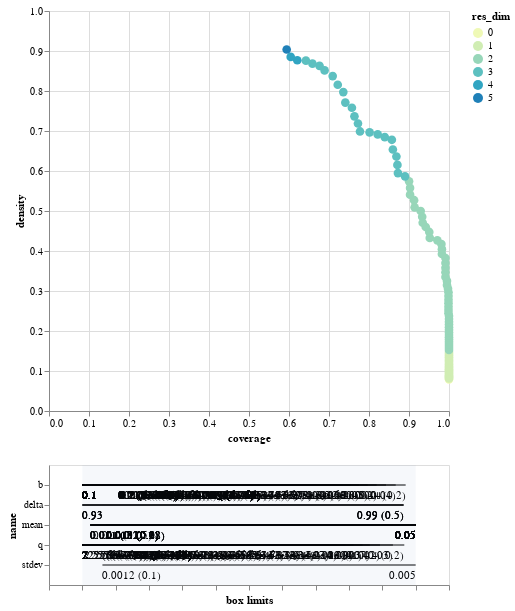

Notebook cell for this chart:
### Code cell
box1.inspect_tradeoff()

### Figure 1 — Vega-Lite specification as saved in the notebook (floating-point values rounded to 4 significant figures; data arrays with more than 128 entries replaced by an {"elided": "..."} marker saying what was removed)
{"config": {"view": {"continuousWidth": 400, "continuousHeight": 300}}, "vconcat": [{"data": {"name": "data-bd0bb2d31c9dbcceebdf0fc76b6d5cc0"}, "mark": {"type": "circle", "size": 75}, "encoding": {"color": {"type": "ordinal", "field": "res_dim", "scale": {"range": ["#eff9b6", "#d0edb3", "#97d6b9", "#5dc0c0", "#31a5c2", "#1f80b8", "#2354a3", "#21318d"]}}, "opacity": {"condition": {"value": 1, "selection": "selector001"}, "value": 0.4}, "tooltip": [{"type": "ordinal", "field": "id"}, {"type": "quantitative", "field": "coverage", "format": ".2"}, {"type": "quantitative", "field": "density", "format": ".2"}, {"type": "ordinal", "field": "res_dim"}], "x": {"type": "quantitative", "field": "coverage"}, "y": {"type": "quantitative", "field": "density"}}, "height": 400, "selection": {"selector001": {"type": "single", "fields": ["id"]}}, "width": 400}, {"layer": [{"data": {"name": "data-46dc3bbfef12c95cc6549952fa2d8728"}, "mark": "rule", "encoding": {"x": {"type": "quantitative", "axis": {"grid": false, "labels": false, "title": "box limits"}, "field": "x_lower", "scale": {"domain": [0, 1], "padding": 0.1}}, "x2": {"field": "x_upper"}, "y": {"type": "nominal", "field": "name", "scale": {"padding": 1.0}}}, "transform": [{"calculate": "(datum.x1-datum.minimum)/(datum.maximum-datum.minimum)", "as": "x_lower"}, {"calculate": "(datum.x2-datum.minimum)/(datum.maximum-datum.minimum)", "as": "x_upper"}, {"filter": {"selection": "selector001"}}], "width": 400}, {"data": {"name": "data-46dc3bbfef12c95cc6549952fa2d8728"}, "mark": {"type": "text", "align": "left", "baseline": "top", "dy": 5}, "encoding": {"text": {"type": "ordinal", "field": "text"}, "x": {"type": "quantitative", "axis": {"grid": false, "labels": false, "title": "box limits"}, "field": "x_lower", "scale": {"domain": [0, 1], "padding": 0.1}}, "x2": {"field": "x_upper"}, "y": {"type": "nominal", "field": "name", "scale": {"padding": 1.0}}}, "transform": [{"calculate": "(datum.x1-datum.minimum)/(datum.maximum-datum.minimum)", "as": "x_lower"}, {"calculate": "(datum.x2-datum.minimum)/(datum.maximum-datum.minimum)", "as": "x_upper"}, {"filter": {"selection": "selector001"}}, {"calculate": "datum.qp_lower>0?format(datum.x1, \".2\")+\" (\"+format(datum.qp_lower, \".1~g\")+\")\" :format(datum.x1, \".2\")", "as": "text"}], "width": 400}, {"data": {"name": "data-46dc3bbfef12c95cc6549952fa2d8728"}, "mark": {"type": "text", "align": "right", "baseline": "top", "dy": 5}, "encoding": {"text": {"type": "ordinal", "field": "text"}, "x": {"type": "quantitative", "field": "x_upper"}, "x2": {"field": "x_upper"}, "y": {"type": "nominal", "field": "name", "scale": {"padding": 1.0}}}, "transform": [{"calculate": "(datum.x1-datum.minimum)/(datum.maximum-datum.minimum)", "as": "x_lower"}, {"calculate": "(datum.x2-datum.minimum)/(datum.maximum-datum.minimum)", "as": "x_upper"}, {"filter": {"selection": "selector001"}}, {"calculate": "datum.qp_upper>0?format(datum.x2, \".2\")+\" (\"+format(datum.qp_upper, \".1\")+\")\" :format(datum.x2, \".2\")", "as": "text"}], "width": 400}, {"data": {"name": "data-bb8d07f6df3d47a6a475317795287b23"}, "mark": {"type": "rect", "opacity": 0.05}, "encoding": {"x": {"type": "quantitative", "field": "start"}, "x2": {"field": "end"}}}, {"data": {"name": "data-d751713988987e9331980363e24189ce"}, "mark": "point", "encoding": {"x": {"type": "quantitative", "field": "x"}, "y": {"type": "nominal", "field": "name"}}, "transform": [{"filter": {"selection": "selector001"}}], "width": 400}, {"data": {"name": "data-d751713988987e9331980363e24189ce"}, "mark": {"type": "text", "align": "center", "baseline": "top", "dy": 5}, "encoding": {"text": {"type": "nominal", "field": "item"}, "x": {"type": "quantitative", "field": "x"}, "y": {"type": "nominal", "field": "name"}}, "transform": [{"filter": {"selection": "selector001"}}], "width": 400}]}], "$schema": "https://vega.github.io/schema/vega-lite/v4.8.1.json", "datasets": {"data-bd0bb2d31c9dbcceebdf0fc76b6d5cc0": [{"coverage": 1.0, "density": 0.0791, "id": 0, "mass": 1.0, "mean": 0.0791, "res_dim": 0}, {"coverage": 1.0, "density": 0.08155, "id": 1, "mass": 0.97, "mean": 0.08155, "res_dim": 1}, {"coverage": 1.0, "density": 0.08415, "id": 2, "mass": 0.94, "mean": 0.08415, "res_dim": 1}, {"coverage": 1.0, "density": 0.08683, "id": 3, "mass": 0.911, "mean": 0.08683, "res_dim": 1}, {"coverage": 1.0, "density": 0.08958, "id": 4, "mass": 0.883, "mean": 0.08958, "res_dim": 1}, {"coverage": 1.0, "density": 0.09241, "id": 5, "mass": 0.856, "mean": 0.09241, "res_dim": 1}, {"coverage": 1.0, "density": 0.0953, "id": 6, "mass": 0.83, "mean": 0.0953, "res_dim": 1}, {"coverage": 1.0, "density": 0.09826, "id": 7, "mass": 0.805, "mean": 0.09826, "res_dim": 1}, {"coverage": 1.0, "density": 0.1014, "id": 8, "mass": 0.78, "mean": 0.1014, "res_dim": 1}, {"coverage": 1.0, "density": 0.1046, "id": 9, "mass": 0.756, "mean": 0.1046, "res_dim": 1}, {"coverage": 1.0, "density": 0.1079, "id": 10, "mass": 0.733, "mean": 0.1079, "res_dim": 1}, {"coverage": 1.0, "density": 0.1113, "id": 11, "mass": 0.711, "mean": 0.1113, "res_dim": 1}, {"coverage": 1.0, "density": 0.1148, "id": 12, "mass": 0.689, "mean": 0.1148, "res_dim": 1}, {"coverage": 1.0, "density": 0.1184, "id": 13, "mass": 0.668, "mean": 0.1184, "res_dim": 1}, {"coverage": 1.0, "density": 0.1223, "id": 14, "mass": 0.647, "mean": 0.1223, "res_dim": 1}, {"coverage": 1.0, "density": 0.1262, "id": 15, "mass": 0.627, "mean": 0.1262, "res_dim": 1}, {"coverage": 1.0, "density": 0.1301, "id": 16, "mass": 0.608, "mean": 0.1301, "res_dim": 1}, {"coverage": 1.0, "density": 0.1343, "id": 17, "mass": 0.589, "mean": 0.1343, "res_dim": 1}, {"coverage": 1.0, "density": 0.1385, "id": 18, "mass": 0.571, "mean": 0.1385, "res_dim": 1}, {"coverage": 1.0, "density": 0.143, "id": 19, "mass": 0.553, "mean": 0.143, "res_dim": 1}, {"coverage": 1.0, "density": 0.1476, "id": 20, "mass": 0.536, "mean": 0.1476, "res_dim": 1}, {"coverage": 1.0, "density": 0.1524, "id": 21, "mass": 0.519, "mean": 0.1524, "res_dim": 2}, {"coverage": 1.0, "density": 0.1573, "id": 22, "mass": 0.503, "mean": 0.1573, "res_dim": 2}, {"coverage": 1.0, "density": 0.1624, "id": 23, "mass": 0.487, "mean": 0.1624, "res_dim": 2}, {"coverage": 1.0, "density": 0.1676, "id": 24, "mass": 0.472, "mean": 0.1676, "res_dim": 2}, {"coverage": 1.0, "density": 0.1731, "id": 25, "mass": 0.457, "mean": 0.1731, "res_dim": 2}, {"coverage": 1.0, "density": 0.1786, "id": 26, "mass": 0.443, "mean": 0.1786, "res_dim": 2}, {"coverage": 1.0, "density": 0.1844, "id": 27, "mass": 0.429, "mean": 0.1844, "res_dim": 2}, {"coverage": 1.0, "density": 0.1901, "id": 28, "mass": 0.416, "mean": 0.1901, "res_dim": 2}, {"coverage": 1.0, "density": 0.1963, "id": 29, "mass": 0.403, "mean": 0.1963, "res_dim": 2}, {"coverage": 1.0, "density": 0.2028, "id": 30, "mass": 0.39, "mean": 0.2028, "res_dim": 2}, {"coverage": 1.0, "density": 0.2093, "id": 31, "mass": 0.378, "mean": 0.2093, "res_dim": 2}, {"coverage": 1.0, "density": 0.2161, "id": 32, "mass": 0.366, "mean": 0.2161, "res_dim": 2}, {"coverage": 1.0, "density": 0.2228, "id": 33, "mass": 0.355, "mean": 0.2228, "res_dim": 2}, {"coverage": 1.0, "density": 0.2299, "id": 34, "mass": 0.344, "mean": 0.2299, "res_dim": 2}, {"coverage": 1.0, "density": 0.2375, "id": 35, "mass": 0.333, "mean": 0.2375, "res_dim": 2}, {"coverage": 0.9987, "density": 0.2446, "id": 36, "mass": 0.323, "mean": 0.2446, "res_dim": 2}, {"coverage": 0.9987, "density": 0.2524, "id": 37, "mass": 0.313, "mean": 0.2524, "res_dim": 2}, {"coverage": 0.9987, "density": 0.2607, "id": 38, "mass": 0.303, "mean": 0.2607, "res_dim": 2}, {"coverage": 0.9987, "density": 0.2696, "id": 39, "mass": 0.293, "mean": 0.2696, "res_dim": 2}, {"coverage": 0.9987, "density": 0.2782, "id": 40, "mass": 0.284, "mean": 0.2782, "res_dim": 2}, {"coverage": 0.9987, "density": 0.2873, "id": 41, "mass": 0.275, "mean": 0.2873, "res_dim": 2}, {"coverage": 0.9987, "density": 0.297, "id": 42, "mass": 0.266, "mean": 0.297, "res_dim": 2}, {"coverage": 0.9975, "density": 0.3058, "id": 43, "mass": 0.258, "mean": 0.3058, "res_dim": 2}, {"coverage": 0.9949, "density": 0.3148, "id": 44, "mass": 0.25, "mean": 0.3148, "res_dim": 2}, {"coverage": 0.9949, "density": 0.3252, "id": 45, "mass": 0.242, "mean": 0.3252, "res_dim": 2}, {"coverage": 0.9912, "density": 0.335, "id": 46, "mass": 0.234, "mean": 0.335, "res_dim": 2}, {"coverage": 0.9912, "density": 0.3469, "id": 47, "mass": 0.226, "mean": 0.3469, "res_dim": 2}, {"coverage": 0.9912, "density": 0.358, "id": 48, "mass": 0.219, "mean": 0.358, "res_dim": 2}, {"coverage": 0.9912, "density": 0.3698, "id": 49, "mass": 0.212, "mean": 0.3698, "res_dim": 2}, {"coverage": 0.9912, "density": 0.3824, "id": 50, "mass": 0.205, "mean": 0.3824, "res_dim": 2}, {"coverage": 0.9823, "density": 0.3924, "id": 51, "mass": 0.198, "mean": 0.3924, "res_dim": 2}, {"coverage": 0.9823, "density": 0.4047, "id": 52, "mass": 0.192, "mean": 0.4047, "res_dim": 2}, {"coverage": 0.981, "density": 0.4172, "id": 53, "mass": 0.186, "mean": 0.4172, "res_dim": 2}, {"coverage": 0.9709, "density": 0.4267, "id": 54, "mass": 0.18, "mean": 0.4267, "res_dim": 2}, {"coverage": 0.952, "density": 0.4328, "id": 55, "mass": 0.174, "mean": 0.4328, "res_dim": 2}, {"coverage": 0.9507, "density": 0.4476, "id": 56, "mass": 0.168, "mean": 0.4476, "res_dim": 2}, {"coverage": 0.9418, "density": 0.4599, "id": 57, "mass": 0.162, "mean": 0.4599, "res_dim": 2}, {"coverage": 0.9343, "density": 0.4707, "id": 58, "mass": 0.157, "mean": 0.4707, "res_dim": 2}, {"coverage": 0.933, "density": 0.4855, "id": 59, "mass": 0.152, "mean": 0.4855, "res_dim": 2}, {"coverage": 0.9292, "density": 0.5, "id": 60, "mass": 0.147, "mean": 0.5, "res_dim": 2}, {"coverage": 0.914, "density": 0.5092, "id": 61, "mass": 0.142, "mean": 0.5092, "res_dim": 2}, {"coverage": 0.9128, "density": 0.527, "id": 62, "mass": 0.137, "mean": 0.527, "res_dim": 2}, {"coverage": 0.9027, "density": 0.5409, "id": 63, "mass": 0.132, "mean": 0.5409, "res_dim": 2}, {"coverage": 0.9027, "density": 0.5578, "id": 64, "mass": 0.128, "mean": 0.5578, "res_dim": 2}, {"coverage": 0.9001, "density": 0.5742, "id": 65, "mass": 0.124, "mean": 0.5742, "res_dim": 2}, {"coverage": 0.89, "density": 0.5867, "id": 66, "mass": 0.12, "mean": 0.5867, "res_dim": 3}, {"coverage": 0.8723, "density": 0.5948, "id": 67, "mass": 0.116, "mean": 0.5948, "res_dim": 3}, {"coverage": 0.871, "density": 0.6152, "id": 68, "mass": 0.112, "mean": 0.6152, "res_dim": 3}, {"coverage": 0.8685, "density": 0.6361, "id": 69, "mass": 0.108, "mean": 0.6361, "res_dim": 3}, {"coverage": 0.8597, "density": 0.6538, "id": 70, "mass": 0.104, "mean": 0.6538, "res_dim": 3}, {"coverage": 0.8571, "density": 0.678, "id": 71, "mass": 0.1, "mean": 0.678, "res_dim": 3}, {"coverage": 0.8394, "density": 0.6845, "id": 72, "mass": 0.097, "mean": 0.6845, "res_dim": 3}, {"coverage": 0.8217, "density": 0.6915, "id": 73, "mass": 0.094, "mean": 0.6915, "res_dim": 3}, {"coverage": 0.8015, "density": 0.6967, "id": 74, "mass": 0.091, "mean": 0.6967, "res_dim": 3}, {"coverage": 0.7775, "density": 0.6989, "id": 75, "mass": 0.088, "mean": 0.6989, "res_dim": 3}, {"coverage": 0.7724, "density": 0.7188, "id": 76, "mass": 0.085, "mean": 0.7188, "res_dim": 3}, {"coverage": 0.7636, "density": 0.7366, "id": 77, "mass": 0.082, "mean": 0.7366, "res_dim": 3}, {"coverage": 0.7573, "density": 0.7582, "id": 78, "mass": 0.079, "mean": 0.7582, "res_dim": 3}, {"coverage": 0.7408, "density": 0.7711, "id": 79, "mass": 0.076, "mean": 0.7711, "res_dim": 3}, {"coverage": 0.7358, "density": 0.7973, "id": 80, "mass": 0.073, "mean": 0.7973, "res_dim": 3}, {"coverage": 0.7219, "density": 0.8157, "id": 81, "mass": 0.07, "mean": 0.8157, "res_dim": 3}, {"coverage": 0.7092, "density": 0.8373, "id": 82, "mass": 0.067, "mean": 0.8373, "res_dim": 3}, {"coverage": 0.689, "density": 0.8516, "id": 83, "mass": 0.064, "mean": 0.8516, "res_dim": 3}, {"coverage": 0.6764, "density": 0.8629, "id": 84, "mass": 0.062, "mean": 0.8629, "res_dim": 3}, {"coverage": 0.6587, "density": 0.8683, "id": 85, "mass": 0.06, "mean": 0.8683, "res_dim": 3}, {"coverage": 0.6422, "density": 0.8759, "id": 86, "mass": 0.058, "mean": 0.8759, "res_dim": 3}, {"coverage": 0.6207, "density": 0.8768, "id": 87, "mass": 0.056, "mean": 0.8768, "res_dim": 4}, {"coverage": 0.6043, "density": 0.8852, "id": 88, "mass": 0.054, "mean": 0.8852, "res_dim": 4}, {"coverage": 0.5942, "density": 0.9038, "id": 89, "mass": 0.052, "mean": 0.9038, "res_dim": 5}], "data-46dc3bbfef12c95cc6549952fa2d8728": {"elided": "186 records"}, "data-bb8d07f6df3d47a6a475317795287b23": [{"start": 0, "end": 1}], "data-d751713988987e9331980363e24189ce": []}}
